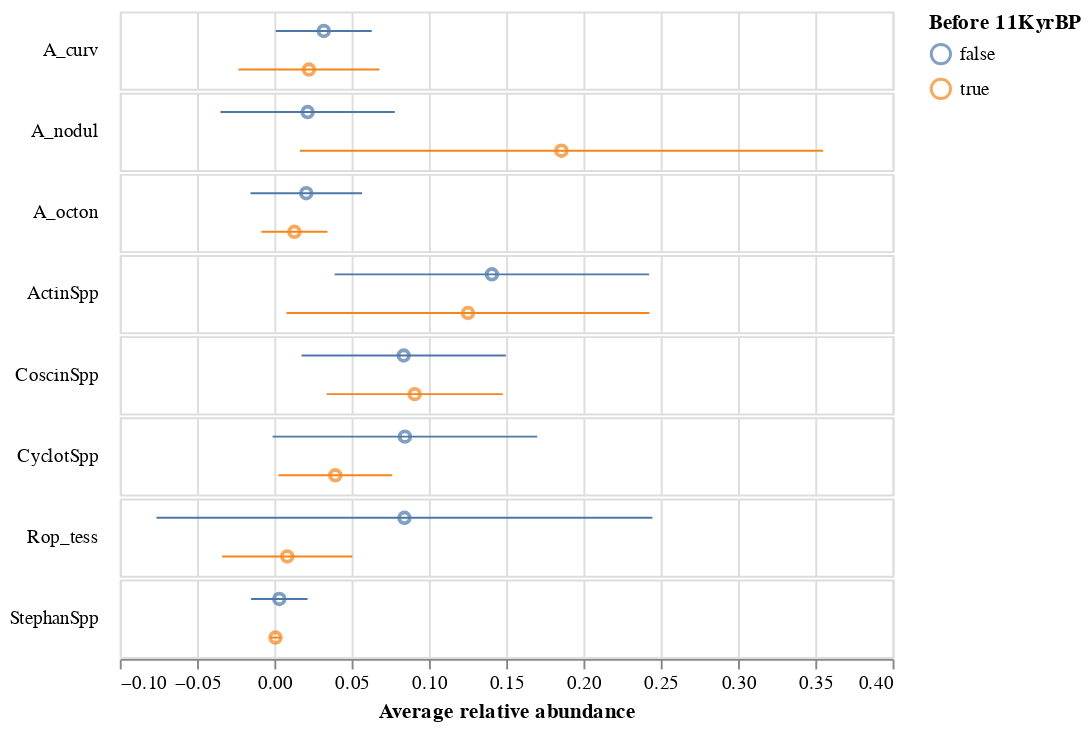

Notebook code for this chart:
### Markdown cell above
#### Observations

* Relative abundances are low after 11K years before present.
* Relative abundances are distributed between around 5% and 35% before 11K years before present.

### Code cell
# summary statistics conditional on age > 11
grouped_summary = diatoms.iloc[:, 2:10].groupby(
    diatoms.Age > 11
).aggregate(
    ['mean', 'std']
).transpose().melt(
    ignore_index = False
).reset_index().pivot(
    index = ['level_0', 'Age'],
    columns = 'level_1',
    values = 'value'
).reset_index().rename(
    columns = {'level_0': 'taxon'}
)

# means before and after 11k yrs bp
points = alt.Chart(grouped_summary).mark_point().encode(
    x = alt.X('mean', title = 'Average relative abundance'),
    y = alt.Y('Age', title = '', axis = None),
    color = alt.Color('Age', title = 'Before 11KyrBP')
)

# variability about means
bars = alt.Chart(grouped_summary).transform_calculate(
    lwr = 'datum.mean - 2*datum.std',
    upr = 'datum.mean + 2*datum.std'
).mark_errorbar().encode(
    x = alt.X('lwr:Q', title = 'Average relative abundance'), 
    x2 = 'upr:Q',
    y = alt.Y('Age', title = '', axis = None),
    color = alt.Color('Age', title = 'Before 11KyrBP')
)

# layer
fig2 = (points + bars).facet(
    row = alt.Row('taxon', 
                  title = None, 
                  header = alt.Header(labelAngle = 0, 
                                      labelAlign = 'left'))
).configure_facet(spacing = 0)

# display
fig2

### Figure 1 — Vega-Lite specification as saved in the notebook (floating-point values rounded to 4 significant figures)
{"config": {"view": {"continuousWidth": 400, "continuousHeight": 300}, "facet": {"spacing": 0}}, "data": {"name": "data-8d286228d08c394473703980b79bdbc8"}, "facet": {"row": {"type": "nominal", "field": "taxon", "header": {"labelAlign": "left", "labelAngle": 0}, "title": null}}, "spec": {"layer": [{"mark": "point", "encoding": {"color": {"type": "nominal", "field": "Age", "title": "Before 11KyrBP"}, "x": {"type": "quantitative", "field": "mean", "title": "Average relative abundance"}, "y": {"type": "nominal", "axis": null, "field": "Age", "title": ""}}}, {"mark": "errorbar", "encoding": {"color": {"type": "nominal", "field": "Age", "title": "Before 11KyrBP"}, "x": {"type": "quantitative", "field": "lwr", "title": "Average relative abundance"}, "x2": {"field": "upr"}, "y": {"type": "nominal", "axis": null, "field": "Age", "title": ""}}, "transform": [{"calculate": "datum.mean - 2*datum.std", "as": "lwr"}, {"calculate": "datum.mean + 2*datum.std", "as": "upr"}]}]}, "$schema": "https://vega.github.io/schema/vega-lite/v4.8.1.json", "datasets": {"data-8d286228d08c394473703980b79bdbc8": [{"taxon": "A_curv", "Age": false, "mean": 0.032, "std": 0.01552}, {"taxon": "A_curv", "Age": true, "mean": 0.02239, "std": 0.02279}, {"taxon": "A_nodul", "Age": false, "mean": 0.02154, "std": 0.0282}, {"taxon": "A_nodul", "Age": true, "mean": 0.1857, "std": 0.08462}, {"taxon": "A_octon", "Age": false, "mean": 0.02065, "std": 0.01804}, {"taxon": "A_octon", "Age": true, "mean": 0.01301, "std": 0.01069}, {"taxon": "ActinSpp", "Age": false, "mean": 0.1407, "std": 0.05086}, {"taxon": "ActinSpp", "Age": true, "mean": 0.1253, "std": 0.05871}, {"taxon": "CoscinSpp", "Age": false, "mean": 0.08369, "std": 0.03304}, {"taxon": "CoscinSpp", "Age": true, "mean": 0.09083, "std": 0.02848}, {"taxon": "CyclotSpp", "Age": false, "mean": 0.08447, "std": 0.04281}, {"taxon": "CyclotSpp", "Age": true, "mean": 0.03942, "std": 0.01841}, {"taxon": "Rop_tess", "Age": false, "mean": 0.08418, "std": 0.08022}, {"taxon": "Rop_tess", "Age": true, "mean": 0.008367, "std": 0.02106}, {"taxon": "StephanSpp", "Age": false, "mean": 0.003222, "std": 0.009143}, {"taxon": "StephanSpp", "Age": true, "mean": 0.000747, "std": 0.001772}]}}
